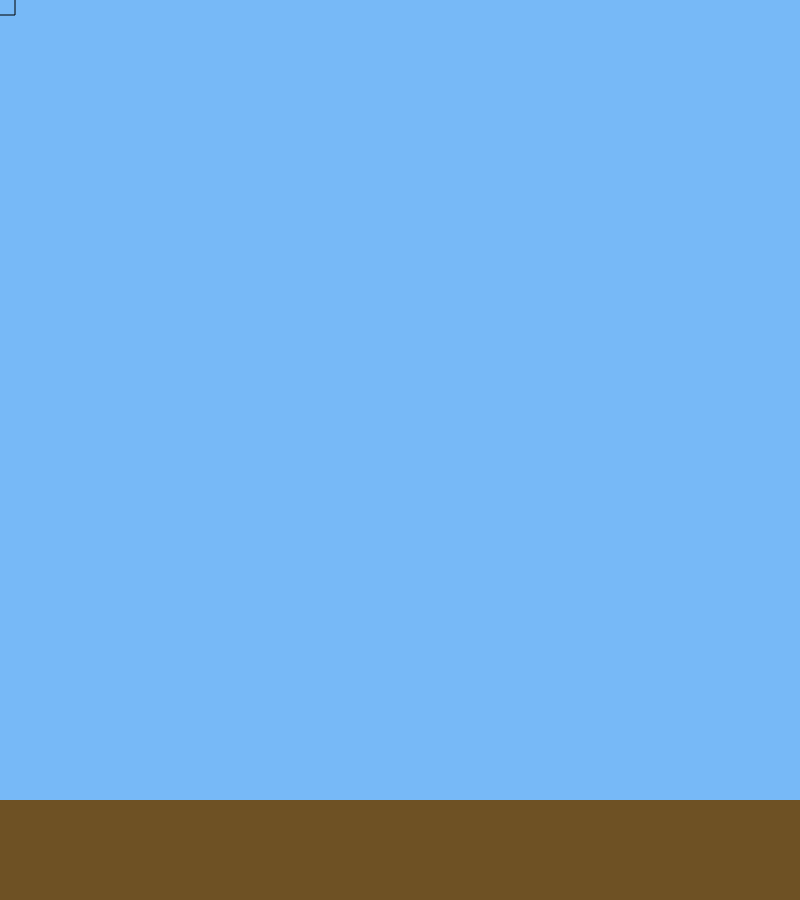
Frame 1 (no input)
Frame 60 (no input): identical to frame 1, image omitted
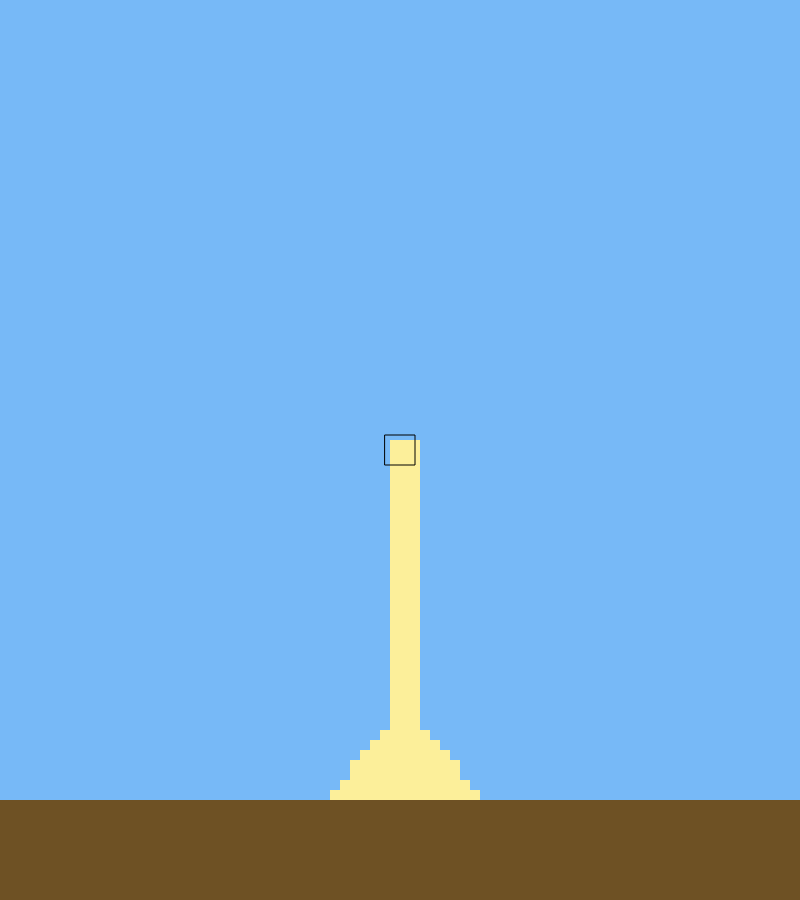
Frame 120 (the mouse pressed at the canvas centre since frame 60)

The p5.js sketch that drew these frames (run headless with seeded random() and noise() and a simulated clock; from frame 60 on, the mouse is pressed at the canvas centre):

// p5.js sketch
// ── sketch.js
let size = 10;
let grid;
let h;
let w;
let floor_h;
let floor_color = "#6e5124";
let sand_color = "#fcef9a";
let sky_color = "#77b9f7";
let crosshairSize = 3;

function setup() {
  floor_h = 100;

  createCanvas(800, 800 + floor_h);

  h = Math.floor((height - floor_h) / size);
  w = Math.floor(width / size);
  grid = createNewGrid(h, w);
}

function draw() {
  background(floor_color);
  displayGrid(grid);
  updateSand();
  displayCrosshair();

  if (mouseIsPressed) {
    createSand();
  }
}

function createSand() {
  if (mouseX >= 0 && mouseX <= width && mouseY >= 0 && mouseY <= height) {
    let y = Math.floor(mouseY / size);
    let x = Math.floor(mouseX / size);

    let radius = Math.floor(crosshairSize / 2);
    for (let i = -radius; i <= radius; i++) {
      for (let j = -radius; j <= radius; j++) {
        if (y + i >= 0 && y + i < h && x + j >= 0 && x + j < w) {
          grid[y + i][x + j] = 1;
        }
      }
    }
    // grid[y][x] = 1;
  }
}

function displayCrosshair() {
  rectMode(CENTER);
  noFill();
  stroke(0);
  strokeWeight(1);

  rect(mouseX, mouseY, crosshairSize * size, crosshairSize * size);
}

function updateSand() {
  let newGrid = createNewGrid(h, w);

  for (let i = h - 1; i >= 0; i--) {
    for (let j = 0; j < w; j++) {
      if (grid[i][j] == 1) {
        let dirs = [-1, 1];
        let dir = random(dirs);

        if (i + 1 < h && grid[i + 1][j] == 0) {
          grid[i][j] = 0;
          newGrid[i + 1][j] = 1;
        } else if (i + 1 < h && j + dir < w && grid[i + 1][j + dir] == 0) {
          grid[i][j] = 0;
          newGrid[i + 1][j + dir] = 1;
        } else if (i + 1 < h && j - dir >= 0 && grid[i + 1][j - dir] == 0) {
          grid[i][j] = 0;
          newGrid[i + 1][j - dir] = 1;
        } else {
          newGrid[i][j] = grid[i][j];
        }
      }
    }
  }

  grid = newGrid;
}

function createNewGrid(h, w) {
  let grid = [];
  for (let i = 0; i < h; i++) {
    let row = [];
    for (let j = 0; j < w; j++) {
      row.push(0);
    }
    grid.push(row);
  }

  return grid;
}

function displayGrid(grid) {
  for (let i = 0; i < grid.length; i++) {
    for (let j = 0; j < grid[i].length; j++) {
      let x = j * size;
      let y = i * size;

      if (grid[i][j] == 0) {
        noStroke();
        fill(sky_color);
      } else {
        noStroke();
        // stroke(0);
        fill(sand_color);
      }
      rectMode(CORNER);
      rect(x, y, size, size);
    }
  }
}
